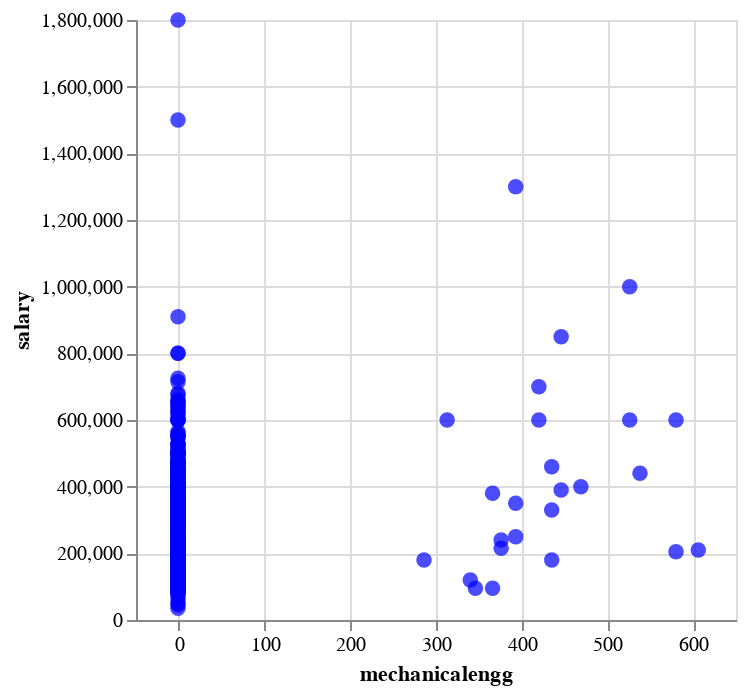

Write notebook code for a chart like this one.
### Code cell
scatter_plot = alt.Chart(df).mark_circle(size = 60, color = 'blue').encode(
x = 'mechanicalengg',
y = 'salary'
)
scatter_plot

### Figure 1 — Vega-Lite specification as saved in the notebook (floating-point values rounded to 4 significant figures; data arrays with more than 128 entries replaced by an {"elided": "..."} marker saying what was removed)
{"config": {"view": {"continuousWidth": 300, "continuousHeight": 300}}, "data": {"name": "data-4851e09c39dc6bb7ad260cd157dee2bc"}, "mark": {"type": "circle", "color": "blue", "size": 60}, "encoding": {"x": {"field": "mechanicalengg", "type": "quantitative"}, "y": {"field": "salary", "type": "quantitative"}}, "$schema": "https://vega.github.io/schema/vega-lite/v5.15.1.json", "datasets": {"data-4851e09c39dc6bb7ad260cd157dee2bc": {"elided": "599 records"}}}
